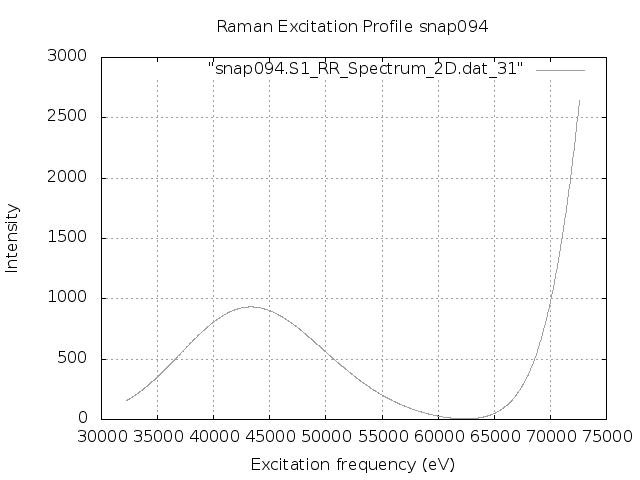

Generate this figure with gnuplot:
set terminal png
set output "snap094.S1.REP.png"
set xlabel 'Excitation frequency (eV)'
set ylabel 'Intensity'
set title "Raman Excitation Profile snap094"
set grid
set autoscale
plot "snap094.S1_RR_Spectrum_2D.dat_31" with lines lc "blue"
exit
